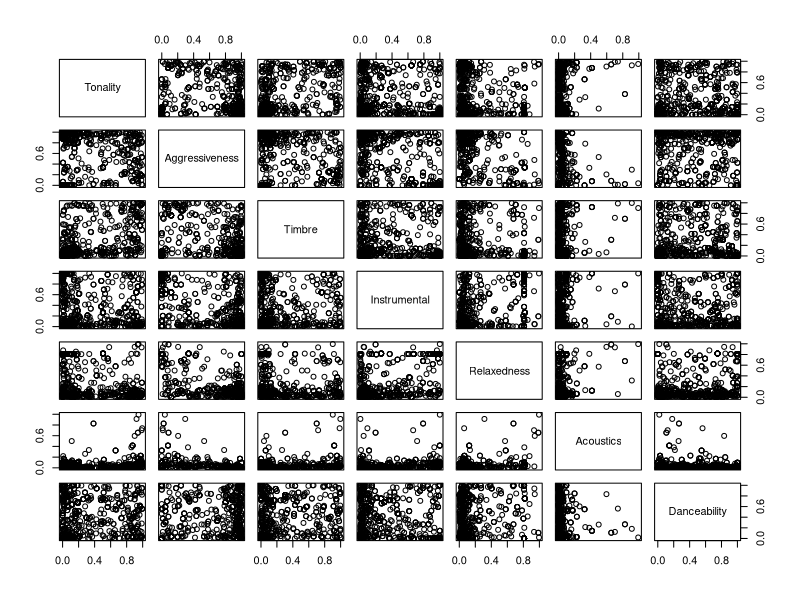
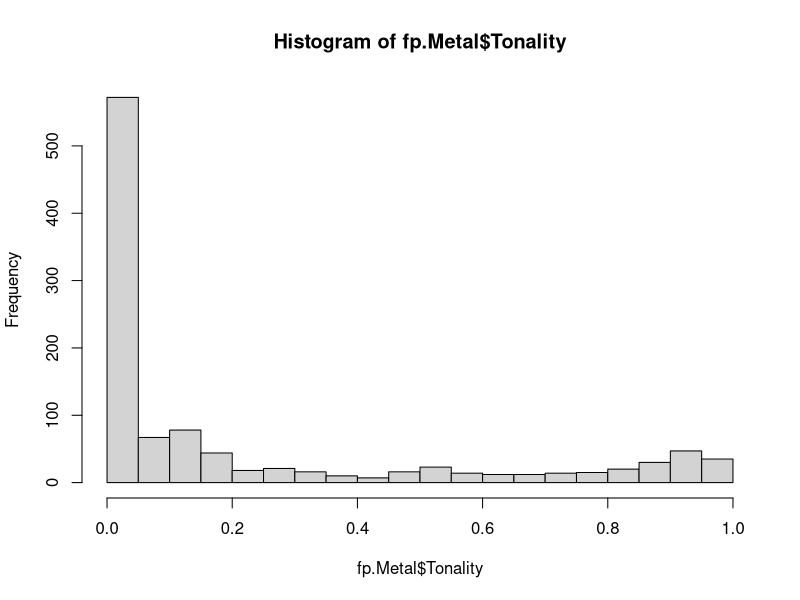
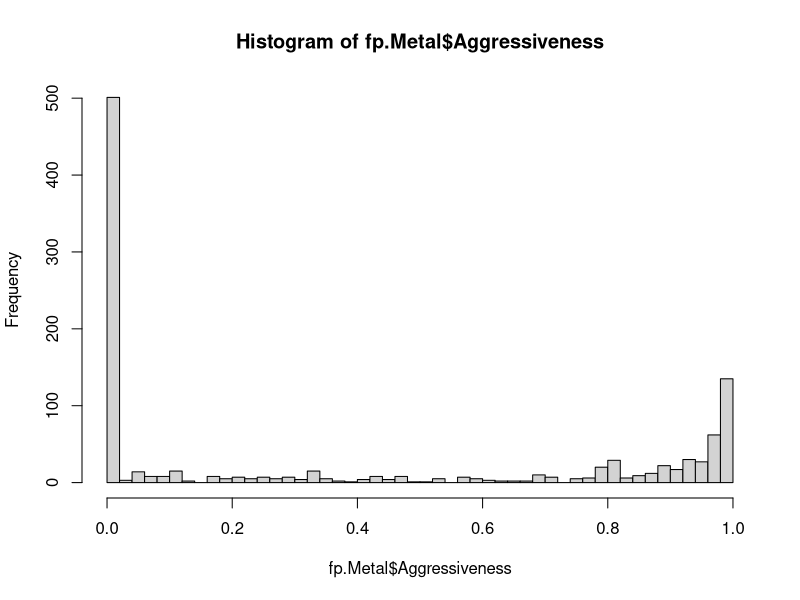
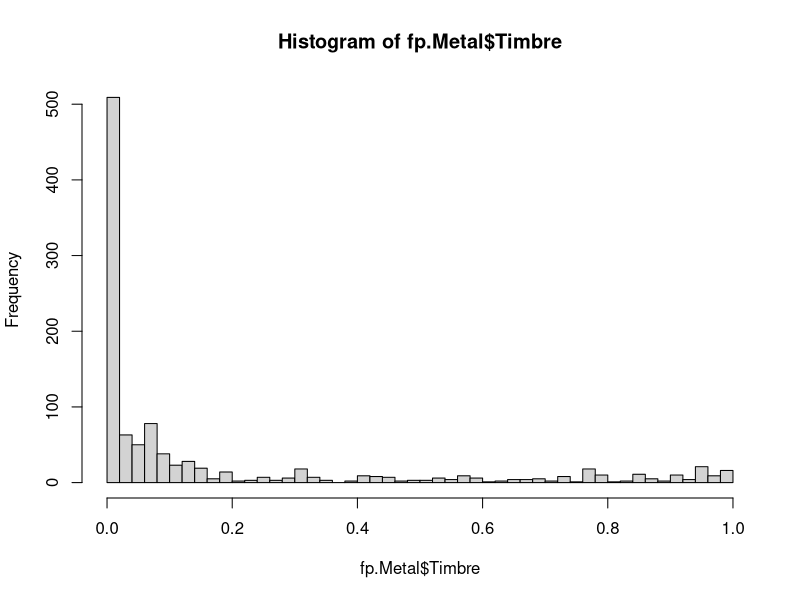
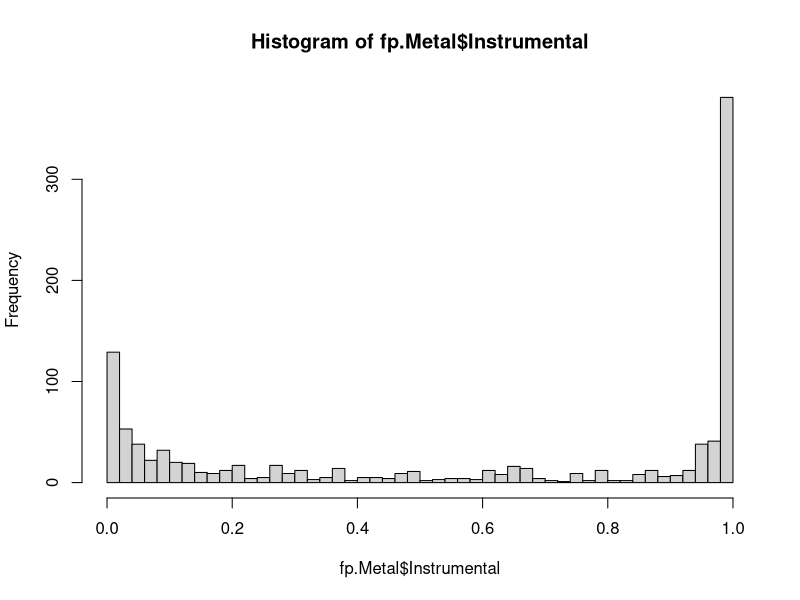
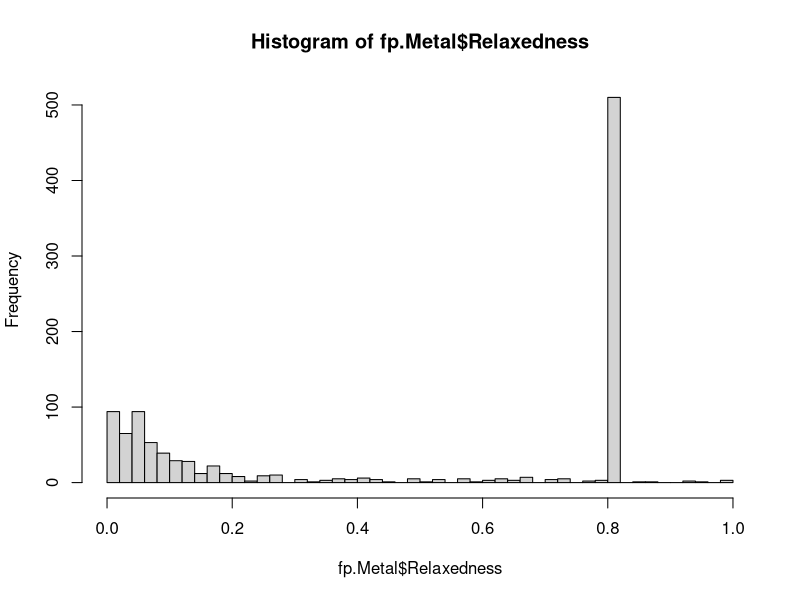
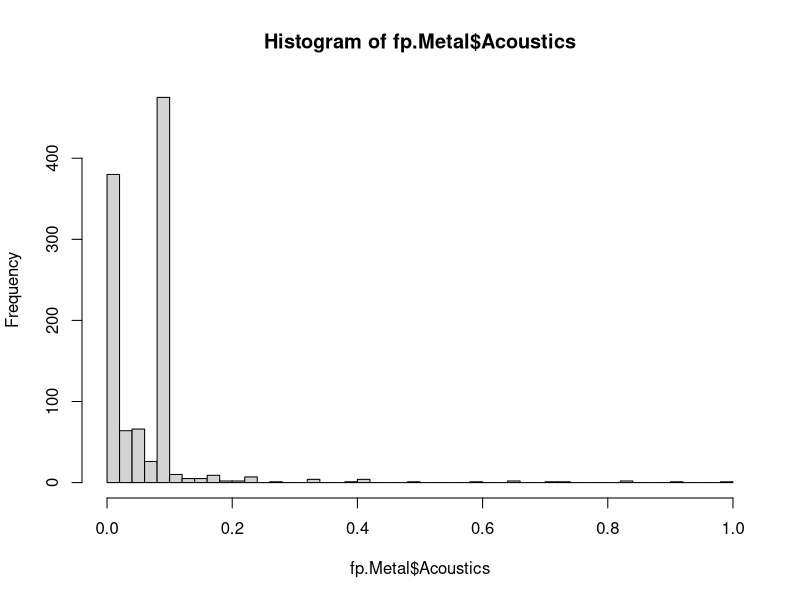
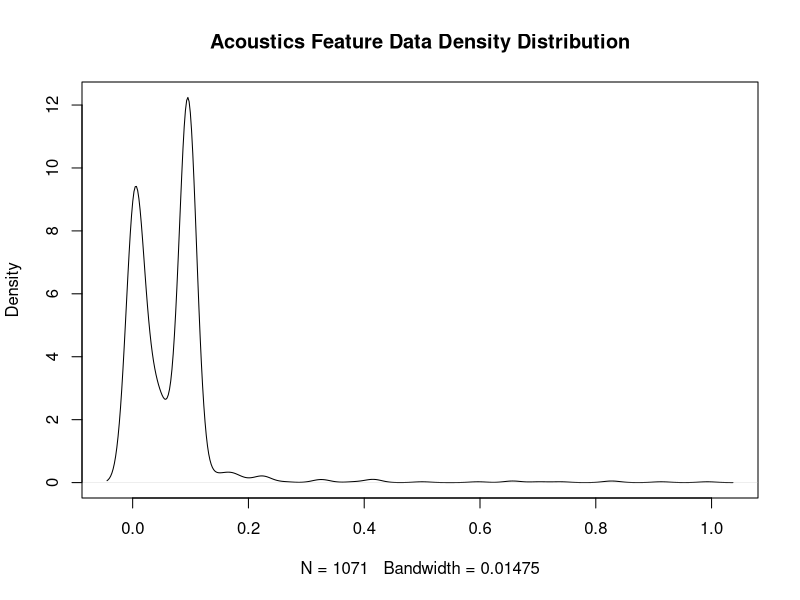

Write the R code that produced these figures, in order. (Note: this script raises an error after producing the figures.)
library(VGAM)
library(MASS)
library(ggplot2)
# Load the data.
fp.Metal <- read.csv("Metal.csv")
fp.Punk <- read.csv("Punk.csv")
fp.Romance <- read.csv("Romance.csv")

# Get a first impression about each columns of data.
plot(fp.Metal)
hist(fp.Metal$Tonality, breaks = 30)
hist(fp.Metal$Aggressiveness, breaks = 50)
hist(fp.Metal$Timbre, breaks = 50)
hist(fp.Metal$Instrumental, breaks = 50)
hist(fp.Metal$Relaxedness, breaks = 50)
hist(fp.Metal$Acoustics, breaks = 50)
plot(density(fp.Metal$Acoustics), main = "Acoustics Feature Data Density Distribution")
hist(fp.Metal$Danceability, breaks = 50)

# Finding correlations between each high-level features
pairs(fp.Metal, cex.labels=2)
boxplot(fp.Metal, main = "Metal Playlist Output Box Plot", xlab = "Values", las=1, horizontal = TRUE)
boxplot(fp.Punk, main = "Punk Playlist Output Box Plot", xlab = "Values", las=1, horizontal = TRUE)
boxplot(fp.Romance, main = "Romance Playlist Output Box Plot", xlab = "High-level features", xlab = "Values", las=1, horizontal = TRUE)

par(mfrow = c(2, 1))
par(mfrow = c(1, 1))

# Trimming data
trim <- function(x,prop=.05) {
  trimx <- x[x < quantile(x,prob=(1-prop))]
  return(trimx) 
}

fp.Metal.Ac.trim <- trim(fp.Metal$Acoustics)
fp.Metal.To.trim <- trim(fp.Metal$Tonality)
fp.Metal.Ag.trim <- trim(fp.Metal$Aggressiveness)
fp.Metal.Ti.trim <- trim(fp.Metal$Timbre)
fp.Metal.In.trim <- trim(fp.Metal$Instrumental)
fp.Metal.Re.trim <- trim(fp.Metal$Relaxedness)
fp.Metal.Da.trim <- trim(fp.Metal$Danceability)
plot(density(fp.Metal.Ac.trim), main = "Acoustics Feature Data Density Distribution(Trimmed)")
plot(density(fp.Metal.To.trim))
plot(density(fp.Metal.Ag.trim))
plot(density(fp.Metal.Ti.trim))
plot(density(fp.Metal.In.trim))
plot(density(fp.Metal.Re.trim))
plot(density(fp.Metal.Da.trim))

# Comparative Observation
fp.Punk.Ag.trim <- trim(fp.Punk$Aggressiveness)
hist(fp.Punk.Ag.trim, breaks = 50)

fp.Punk.Ac.trim <- trim(fp.Punk$Acoustics)
hist(fp.Punk.Ac.trim)

fp.Romance.Ag.trim <- trim(fp.Romance$Aggressiveness)
hist(fp.Romance.Ag.trim, breaks = 50)

hist(fp.Romance$Relaxedness, breaks = 50)

# Complementary cumulative distribution function, checking tails
plot.ccdf(fp.Metal$Acoustics)
plot.ccdf(fp.Metal.Ac.trim)

## Moment estimation
# var(fp.Metal$Acoustics) 
# mean(fp.Metal$Acoustics) 
# shape = (mean(fp.Metal$Acoustics))**2/var(fp.Metal$Acoustics)
# scale = mean(fp.Metal$Acoustics)/var(fp.Metal$Acoustics)
var(fp.Metal.Ac.trim) 
mean(fp.Metal.Ac.trim) 
shape = (mean(fp.Metal.Ac.trim))**2/var(fp.Metal.Ac.trim)
scale = mean(fp.Metal.Ac.trim)/var(fp.Metal.Ac.trim) 

# Maximum Likelihood Estimation
fitdistr(fp.Metal$Acoustics, "normal")
fitdistr(fp.Metal$Acoustics, "gamma")
fitdistr(fp.Metal$Acoustics, "weibull")
fitdistr(fp.Metal$Acoustics, "lognormal")
fitdistr(fp.Metal.Ac.trim, "normal")
fitdistr(fp.Metal.Ac.trim, "gamma")
fitdistr(fp.Metal.Ac.trim, "weibull")
fitdistr(fp.Metal.Ac.trim, "lognormal")

# Fitting Normal distribution
fp.Metal.Ac.norm <- rnorm(1071, mean = 0.0538245463, sd = 0.0422302624)
hist(fp.Metal.Ac.norm, breaks = 50)
plot(ecdf(fp.Metal.Ac.norm))
qqplot(fp.Metal.Ac.trim, fp.Metal.Ac.norm, xlab = "Metal - Acoustics Features Distribution", ylab = "Normal Distribution", main = "Fitting Normal")
qqline(fp.Metal.Ac.trim, col = 2, lwd = 2, lty = 2)
abline(1 , 1, col = 2, lwd = 2, lty = 2)

# Fitting Poisson distribution
fp.Metal.Ac.pois <- rpois(1071, lambda=mean(fp.Metal.Ac.trim))
hist(fp.Metal.Ac.pois, breaks = 50)
plot(ecdf(fp.Metal.Ac.pois))
qqplot(fp.Metal.Ac.trim, fp.Metal.Ac.pois, xlab = "Metal - Acoustics Features Distribution", ylab = "Poisson Distribution", main = "Fitting Poisson")
qqline(fp.Metal.Ac.trim, col = 2, lwd = 2, lty = 2)
abline(1 , 1, col = 2, lwd = 2, lty = 2)

# Fitting Gamma distribution 
fp.Metal.Ac.gam <- rgamma(1071, shape = 0.38292408, rate = 7.11434080) #scale = 0.11231382459653
hist(fp.Metal.Ac.gam, breaks = 50)
plot(ecdf(fp.Metal.Ac.gam))
qqplot(fp.Metal.Ac.trim, fp.Metal.Ac.gam, xlab = "Metal - Acoustics Features Distribution", ylab = "Gamma Distribution", main = "Fitting Gamma")
qqline(fp.Metal.Ac.trim, col = 2, lwd = 2, lty = 2)
abline(1 , 1, col = 2, lwd = 2, lty = 2)

# Fitting Weibull distribution 
fp.Metal.Ac.wei <- rweibull(1071, shape = 0.515418797, scale = 0.039576890)
hist(fp.Metal.Ac.wei, breaks = 50)
plot(ecdf(fp.Metal.Ac.wei))
qqplot(fp.Metal.Ac.trim, fp.Metal.Ac.wei, xlab = "Metal - Acoustics Features Distribution", ylab = "Weibull Distribution", main = "Fitting Weibull")
qqline(fp.Metal.Ac.trim, col = 2, lwd = 2, lty = 2)
abline(1 , 1, col = 2, lwd = 2, lty = 2)

# Fitting Pareto distribution 
fp.Metal.Ac.par <- rpareto(1071, 10, 3)
hist(fp.Metal.Ac.par, breaks = 50)
plot(ecdf(fp.Metal.Ac.par))
qqplot(fp.Metal.Ac.trim, fp.Metal.Ac.par, xlab = "Metal - Acoustics Features Distribution", ylab = "Pareto Distribution", main = "Fitting Pareto")
qqline(fp.Metal.Ac.par, col = 2, lwd = 2, lty = 2)
abline(1 , 1, col = 2, lwd = 2, lty = 2)

# Fitting Log-normal distribution
fp.Metal.Ac.log <- rlnorm(1000, meanlog = -4.65264120, sdlog = 3.65929099)
hist(fp.Metal.Ac.log, breaks = 50)
plot(ecdf(fp.Metal.Ac.log))
qqplot(fp.Metal.Ac.trim, fp.Metal.Ac.log, xlab = "Metal - Acoustics Features Distribution", ylab = "Log-normal Distribution", main = "Fitting Log-normal")
qqline(fp.Metal.Ac.trim, col = 2, lwd = 2, lty = 2)
abline(1 , 1, col = 2, lwd = 2, lty = 2)

## Hypothesis Testing
# Kolmogorov-Smirnov Test
ks.test(fp.Metal$Acoustics, rnorm, mean = 0.066967088, sd = 0.086685105)
ks.test(fp.Metal$Acoustics, pgamma, rate = 5.58373288, shape = 0.37392532)
ks.test(fp.Metal$Acoustics, pweibull, scale = 0.046418200, shape = 0.509333182)
ks.test(fp.Metal$Acoustics, plnorm, meanlog = -4.65264120, sdlog = 3.65929099)
ks.test(fp.Metal.Ac.trim, rnorm, mean = 0.0538245463, sd = 0.0422302624)
ks.test(fp.Metal.Ac.trim, pgamma, rate = 5.58373288, shape = 0.37392532)
ks.test(fp.Metal.Ac.trim, pweibull, scale = 0.046418200, shape = 0.509333182)
ks.test(fp.Metal.Ac.trim, plnorm, meanlog = -4.65264120, sdlog = 3.65929099)

# Shapiro-Wilk Test
shapiro.test(fp.Metal$Acoustics)
shapiro.test(fp.Metal.Ac.trim)
